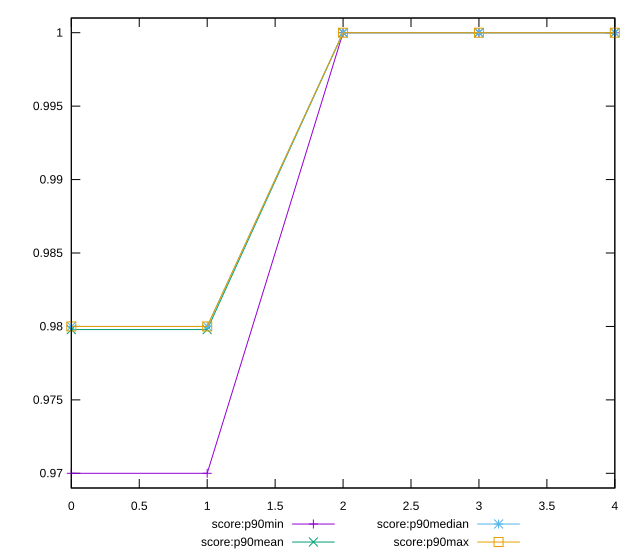

Write gnuplot code to recreate this figure.
reset

$scoreP90Min <<EOF
0 0.97
1 0.97
2 1
3 1
4 1
EOF

$scoreP90Mean <<EOF
0 0.9797872340425534
1 0.9797872340425534
2 1
3 1
4 1
EOF

$scoreP90Median <<EOF
0 0.98
1 0.98
2 1
3 1
4 1
EOF

$scoreP90Max <<EOF
0 0.98
1 0.98
2 1
3 1
4 1
EOF

set key outside below
set xrange [0:4]
set yrange [0.969:1.001]
set trange [0.969:1.001]
set terminal svg size 640, 560 enhanced background rgb 'white'
set output "report_00019_2021-02-10T18-14-37.922Z//total-byte-weight/progression/score.svg"

plot $scoreP90Min title "score:p90min" with linespoints, \
     $scoreP90Mean title "score:p90mean" with linespoints, \
     $scoreP90Median title "score:p90median" with linespoints, \
     $scoreP90Max title "score:p90max" with linespoints

reset
